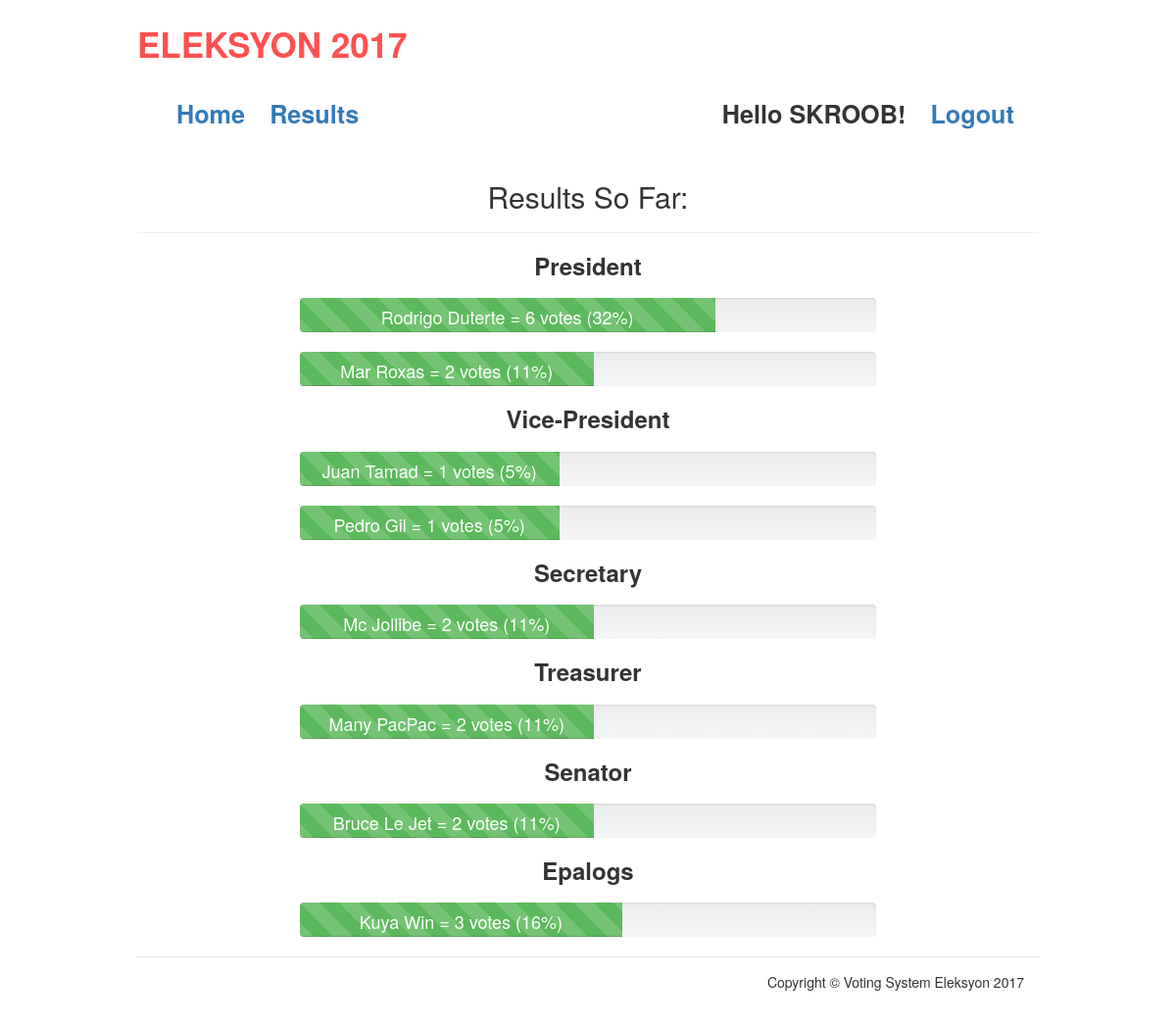
Page /results.php (signed in) on the committed database.
### tables this page shows
CREATE TABLE `users` (
  `id` int(10) UNSIGNED NOT NULL,
  `username` varchar(255) NOT NULL,
  `email` varchar(255) NOT NULL,
  `hash` varchar(255) NOT NULL,
  `has_voted` tinyint(1) NOT NULL
);

CREATE TABLE `positions` (
  `id` int(11) NOT NULL,
  `position` varchar(50) NOT NULL
);

CREATE TABLE `candidates` (
  `id` int(11) NOT NULL,
  `firstName` varchar(50) NOT NULL,
  `lastName` varchar(50) NOT NULL,
  `position` int(11) NOT NULL,
  `votes` int(11) DEFAULT NULL
);

### results.php (called while the page is built, shortened)
<?php
	$rows = query("SELECT id, position FROM positions ORDER BY id");
	$positions = [];
	foreach ($rows as $row) {
		$positions[] = [
			"id" => $row["id"],
			"candidate_post" => $row["position"]
		];
	}
	$rows = query("SELECT * FROM candidates");
	$summary = [];
	foreach ($rows as $row) {
		$summary[] = [
			"id" => $row["id"],
			"name" => $row["firstName"] . " " . $row["lastName"],
			"position" => $row["position"],
			"votes" => $row["votes"]
		];
	}
	render("results_form.php", ["title" => "RESULTS", "summaryvote" => $summary, "positions" => $positions]);
?>

### templates/results_form.php (the view)
<?php
	require("menu_nav.php");
	$count = 0;
	foreach($summaryvote as $sum)
		$count += $sum["votes"];
	echo "<center>
			<h2>Results So Far:</h2>
			<hr>";
	foreach ($positions as $pos)
	{
		echo "<h3><b>{$pos["candidate_post"]}</b></h3>";
		echo "<div class='votes'>";
		foreach($summaryvote as $sum)
		{
			if($pos["id"] == $sum["position"])
			{
				$voteper = round($sum["votes"]*100/$count);
				echo("<div class='progress'>
						<div class='progress-bar progress-bar-success progress-bar-striped active' role='progressbar' aria-valuemin='40' aria-valuemax='100' style='width:". ($voteper+40) ."%'>
							<h4>" . $sum["name"]." = ".$sum["votes"]." votes (" . $voteper . "%)</h4>
						</div>
					  </div>");
			}
		}
		echo "</div>";
	}
	echo "</center>"
?>

### includes/functions.php (shortened to what this page needs)
<?php
	function query()
	{
		$sql = func_get_arg(0);
		$parameters = array_slice(func_get_args(), 1);
		static $handle;
		if(!isset($handle))
		{
			try
			{
				$handle = new PDO("mysql:dbname=" . DATABASE . ";host=" . SERVER, USERNAME, PASSWORD);
				$handle->setAttribute(PDO::ATTR_EMULATE_PREPARES, false);
			}
			catch(Exception $e)
			{
				trigger_error($e->getMessage(). E_USER_ERROR);
				exit;
			}
		}
		$statement = $handle->prepare($sql);
		$results = $statement->execute($parameters);
		if($results !== false)
			return $statement->fetchAll(PDO::FETCH_ASSOC);
		else
			return false;
	}
	function render($template, $values = [])
	{
		if(file_exists("./templates/$template"))
		{
			extract($values);
			require("./templates/header.php");
			require("./templates/$template");
			require("./templates/footer.php");
		}
		else
		{
			trigger_error("Invalid template: $template", E_USER_ERROR);
		}
	}
?>

### templates/header.php (shortened to what this page needs)
<!DOCTYPE html>
<!DOCTYPE html>
<html>
	<head>
		<link rel="stylesheet" type="text/css" href="/css/bootstrap.min.css">
		<link rel="stylesheet" type="text/css" href="/css/bootstrap-theme.min.css">
		<link rel="stylesheet" type="text/css" href="/css/mystyle.css">
	</head>
	<body>
		<div class="container">
			<div id="top">
				<a href="/" id="logo">
					<span>
						ELEKSYON 2017
					</span>
				</a>
			</div>
			<div id="middle">

### templates/menu_nav.php
<?php
	$name = query("SELECT username FROM users WHERE id=?", $_SESSION["id"]);
?>
<div id="menu">
    <ul class="sample-nav">
        <li><a href="/">Home</a></li>
        <li><a href="results.php">Results</a></li>
        <li><a href="logout.php">Logout</a></li>
        <li>Hello <?=strtoupper($name[0]["username"]);?>!</li>
    </ul>
</div>
<br>

### templates/footer.php
			</div>
			<div id="bottom" class="modal-footer">
				Copyright &#169; Voting System Eleksyon 2017
			</div>
		</div>
	</body>
</html>

### css/mystyle.css (style rules this page uses)
.container { margin: 20px auto; max-width: 940px; padding: 0 10px; }
#logo { font-weight: bolder; color: #ff5050; font-size: 2.5em; }
#menu ul { overflow: auto; margin-top: 2em; }
#menu ul li { display: inline; text-align: center; text-decoration: none; margin-right: 1em; font-size: 1.8em; font-weight: bolder; float: left; }
#menu li:nth-last-child(2), #menu li:last-child { float: right; }
.votes { text-align: center; padding-right: 10%; padding-left: 10%; }
.progress { height: 2.5em; width: 80%; margin: 20px auto; }

### rows in the picture
users: username "SKROOB"
positions: position "President", $voteper+40 51 (drawn), name "Mar Roxas", votes "2", voteper "11"
candidates: name "Rodrigo Duterte", votes "6", votes "32"
positions: position "Vice-President"
candidates: name "Juan Tamad", votes "1", votes "5"
candidates: name "Pedro Gil", votes "1", votes "5"
positions: position "Secretary"
candidates: name "Mc Jollibe", votes "2", votes "11"
positions: position "Treasurer"
candidates: name "Many PacPac", votes "2", votes "11"
positions: position "Senator"
candidates: name "Bruce Le Jet", votes "2", votes "11"
positions: position "Epalogs"
candidates: name "Kuya Win", votes "3", votes "16"
